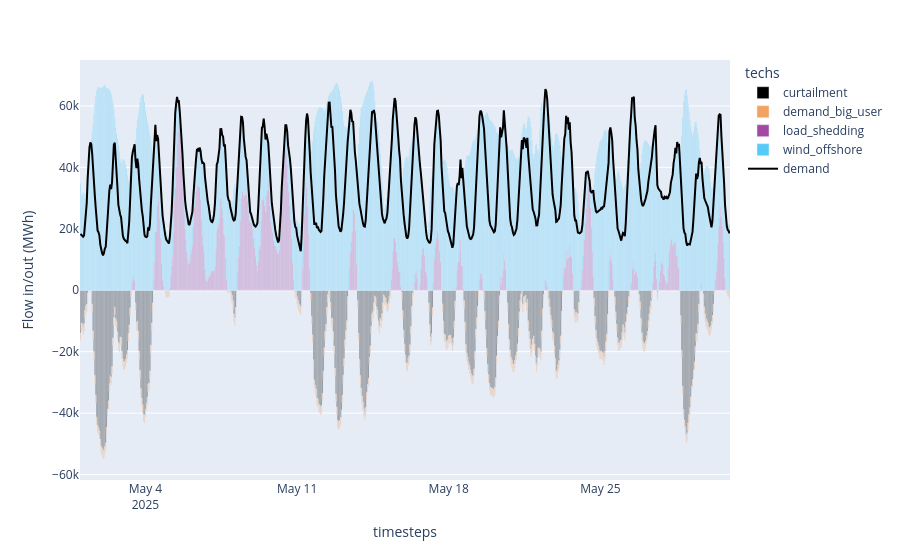

Source (notebook cell):
### Code cell
plot_dispatch(
    model_path=f"results/{scenario_name_user}_results.nc",
    plot_export_path=f"results/{scenario_name_user}_dispatch.html",
)

### Figure 1 — Plotly figure (JSON) as saved in the notebook; plotly's stock layout.template omitted (floating-point values rounded to 4 significant figures; data arrays with more than 128 entries replaced by an {"elided": "..."} marker saying what was removed)
{"data": [{"hovertemplate": "techs=curtailment<br>timesteps=%{x}<br>Flow in/out (MWh)=%{y}<extra></extra>", "legendgroup": "curtailment", "marker": {"color": "#000000", "pattern": {"shape": ""}}, "name": "curtailment", "orientation": "v", "showlegend": true, "textposition": "auto", "type": "bar", "x": {"elided": "413 str values"}, "xaxis": "x", "y": {"elided": "413 float values"}, "yaxis": "y"}, {"hovertemplate": "techs=demand_big_user<br>timesteps=%{x}<br>Flow in/out (MWh)=%{y}<extra></extra>", "legendgroup": "demand_big_user", "marker": {"color": "#F4A261", "pattern": {"shape": ""}}, "name": "demand_big_user", "orientation": "v", "showlegend": true, "textposition": "auto", "type": "bar", "x": {"elided": "413 str values"}, "xaxis": "x", "y": {"elided": "413 float values"}, "yaxis": "y"}, {"hovertemplate": "techs=load_shedding<br>timesteps=%{x}<br>Flow in/out (MWh)=%{y}<extra></extra>", "legendgroup": "load_shedding", "marker": {"color": "#A349A4", "pattern": {"shape": ""}}, "name": "load_shedding", "orientation": "v", "showlegend": true, "textposition": "auto", "type": "bar", "x": {"elided": "720 str values"}, "xaxis": "x", "y": {"elided": "720 float values"}, "yaxis": "y"}, {"hovertemplate": "techs=wind_offshore<br>timesteps=%{x}<br>Flow in/out (MWh)=%{y}<extra></extra>", "legendgroup": "wind_offshore", "marker": {"color": "#56CBF9", "pattern": {"shape": ""}}, "name": "wind_offshore", "orientation": "v", "showlegend": true, "textposition": "auto", "type": "bar", "x": {"elided": "720 str values"}, "xaxis": "x", "y": {"elided": "720 float values"}, "yaxis": "y"}, {"marker": {"color": "black"}, "name": "demand", "type": "scatter", "x": {"elided": "720 str values"}, "y": {"elided": "720 float values"}}], "layout": {"barmode": "relative", "legend": {"title": {"text": "techs"}, "tracegroupgap": 0}, "margin": {"t": 60}, "xaxis": {"anchor": "y", "domain": [0, 1], "title": {"text": "timesteps"}}, "yaxis": {"anchor": "x", "domain": [0, 1], "title": {"text": "Flow in/out (MWh)"}}}}
